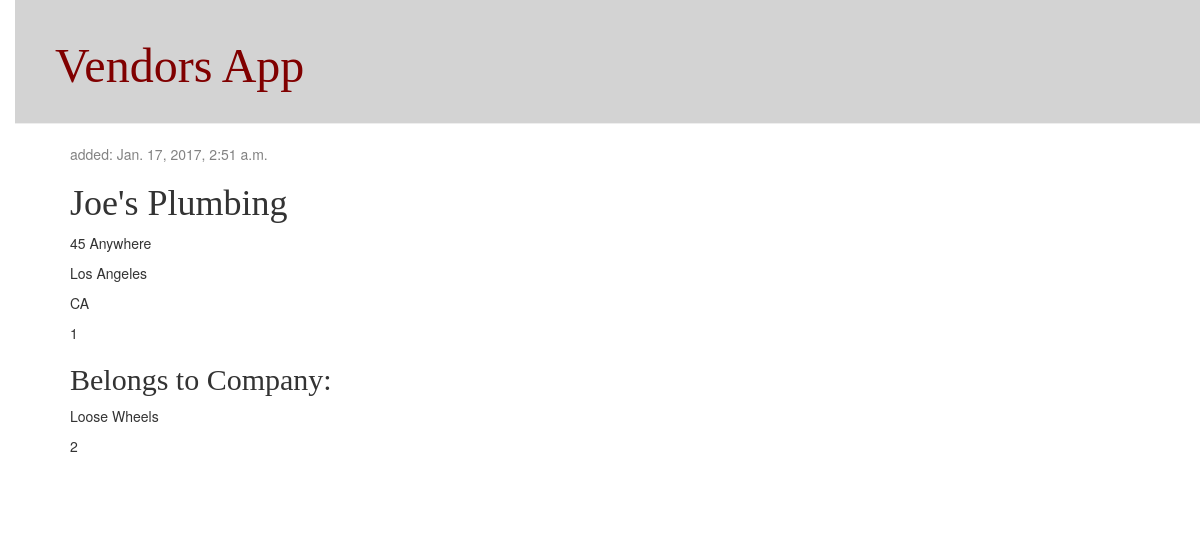
The page /vendor/2/ on the database its author committed.
### vendors/models.py (models this page shows, shortened)
class Vendor(TimeStampedModel, models.Model):
    name1 = models.CharField(max_length=50)
    name2 = models.CharField(max_length=50, blank=True)
    address1 = models.CharField(max_length=50)
    address2 = models.CharField(max_length=50, blank=True)
    city = models.CharField(max_length=50)
    state = models.CharField(max_length=2)
    vnstatus = models.SmallIntegerField()
    vntaxnum = models.CharField(max_length=15)
    vn_ent = models.ForeignKey(Entity)
    added_dt = models.DateTimeField(default=timezone.now)
    added_by = models.ForeignKey('auth.User')
    mod_dt = models.DateTimeField(blank=True, null=True)

class Entity(models.Model):
    ent_name = models.CharField(max_length=50)
    ent_taxnum = models.CharField(max_length=15)
    ent_code = models.CharField(max_length=5)
    def __str__(self):
        return self.ent_name

### vendors/views.py (the view)
# urls.py: url(r'^vendor/(?P<pk>\d+)/$', views.vendor_detail, name='vendor_detail'),
def vendor_detail(request, pk):
    vendor = get_object_or_404(Vendor, pk=pk)
    return render(request, 'vendors/vendor_detail.html', {'vendor': vendor})

### vendors/templates/vendors/vendor_detail.html (shortened to what this page needs)
{% extends 'vendors/base.html' %}
{% block content %}
    <div class="partner">
        <div class="date">
            added: {{ vendor.added_dt }}
        </div>
        <h1>{{ vendor.name1 }}</h1>
        <p>{{ vendor.address1 }}</p>
        <p>{{ vendor.city }}</p>
        <p>{{ vendor.state }}</p>
        <p>{{ vendor.vnstatus }}</p>
        <h2>Belongs to Company:</h2>
        <p>{{ vendor.vn_ent }}</p>
        <p>{{ vendor.vn_ent_id }}</p>
    </div>
{% endblock %}

### rows shown on the page
Vendor: added_dt "Jan. 17, 2017, 2:51 a.m.", name1 "Joe's Plumbing", address1 "45 Anywhere", city "Los Angeles", state "CA", vnstatus "1", vn_ent "Loose Wheels", vn_ent_id "2"
